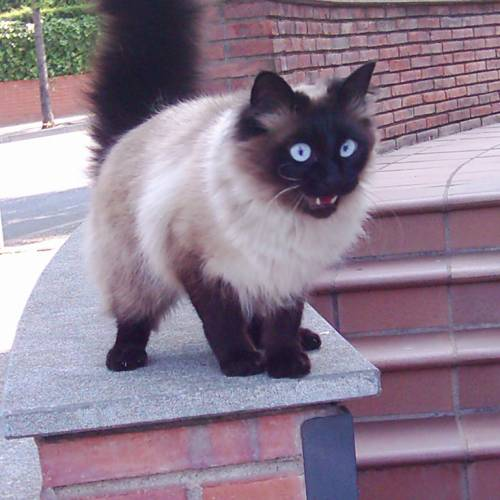
#> input picture assignment_3/Code/A/pic2.jpg, 500 x 500 px
$ python 1.py
#> lines starting #> are read from the running program, lines starting #| are printed output that depends on the picture
import cv2
import numpy as np
import math

def main():

    img = cv2.imread("pic2.jpg")
#> img is the input picture: shape (500, 500, 3); mean B, G, R 143.6, 126.4, 142.2

    #define scaling matrix for transformation
    scale = np.array([[1.01, 0, 0],
                      [0, 1.01, 0],
                      [0, 0, 1]])

    #define translation matrix for transformation
    trans = np.array([[1, 0, 30],
                      [0, 1, 30],
                      [0, 0, 1]])

    #define rotational matrix for transformation with rotation of 15 degrees
    cos = math.pow(3, 0.5)
    sin = 0.5
    rot = np.array([[cos, sin, 0],
                    [-sin, cos, 0],
                    [0, 0, 1]])
    matrix = np.dot(rot, trans)
    matrix = np.dot(scale, matrix)

    transformNN(img, matrix)
    transformBL(img, matrix)

#apply transformation and apply nearest neighbor transformation to plot the image
def transformNN(img, matrix):
    m = img.shape[0]
#> m = 500
    n = img.shape[1]
#> n = 500
    img2 = np.zeros((m, n, 3), np.uint8)
    matrix = np.linalg.inv(matrix)
    for i in range(m):
        for j in range(n):
            res = np.dot(matrix,np.array([i,j,1.0]))
            for k in range(2):
                if res[k]%1.0 < 0.5:
                    res[k] = math.floor(res[k])
                else:
                    res[k] = math.ceil(res[k])
            if res[0] >= 0 and res[0] < m and res[1] >= 0 and res[1] < n:
                img2[i, j] = img[int(res[0]), int(res[1])]
            else:
                img2[i, j] = [0,0,0]
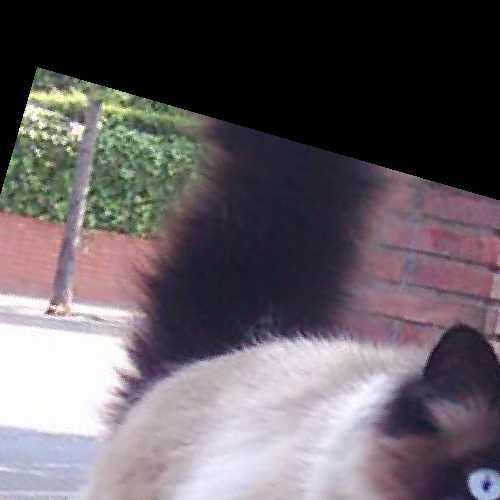
#> img2: shape (500, 500, 3); mean B, G, R 98.4, 92.4, 100
    cv2.imshow("Nearest Neighbor", img2)
    cv2.waitKey(0)


#apply transformation and apply Bilinear transformation to plot the image
def transformBL(img, matrix):
    m = img.shape[0]
#> m = 500
    n = img.shape[1]
#> n = 500
    img2 = np.zeros((m, n, 3), np.uint8)
    matrix = np.linalg.inv(matrix)
    for i in range(m):
        for j in range(n):
            res = np.dot(matrix,np.array([i,j,1.0]))
            fourpx = []
            fourpx.append(img[int(math.floor(res[0])), int(math.floor(res[1]))])
            fourpx.append(img[int(math.ceil(res[0])), int(math.floor(res[1]))])
            fourpx.append(img[int(math.floor(res[0])), int(math.ceil(res[1]))])
            fourpx.append(img[int(math.ceil(res[0])), int(math.ceil(res[1]))])
            twopx = []
            x1 = res[0]%1.0
            x2 = 1 - x1
            y1 = res[1]%1.0
            y2 = 1 - y1
            twopx.append(np.array((x1*fourpx[1] + x2*fourpx[0]),np.uint8))
            twopx.append(np.array((x1*fourpx[3] + x2*fourpx[2]),np.uint8))
            px = np.array((y1*twopx[1] + y2*twopx[0]),np.uint8)
            if res[0] >= 0 and res[0] < m and res[1] >= 0 and res[1] < n:
                img2[i, j] = px
            else:
                img2[i, j] = [0,0,0]
    cv2.imshow("Bilinear", img2)
    cv2.waitKey(0)


main()

$ run again, with assignment_3/Code/A/Bilinear_zoom.png saved as assignment_3/Code/A/pic2.jpg
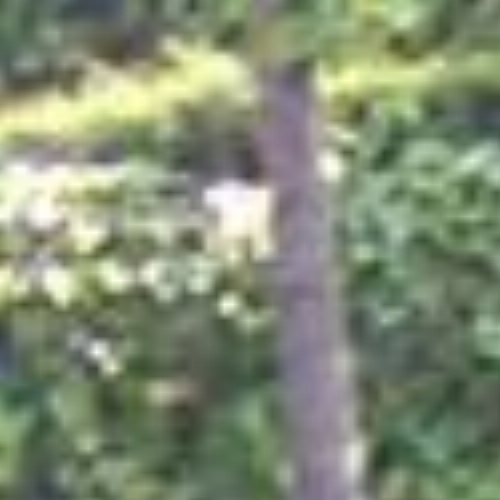
#> input picture assignment_3/Code/A/Bilinear_zoom.png, 500 x 500 px
#> in main, img is the input picture: shape (500, 500, 3); mean B, G, R 116.4, 140.4, 129.7
#> after the loop in transformNN, `for i in range(m):`:
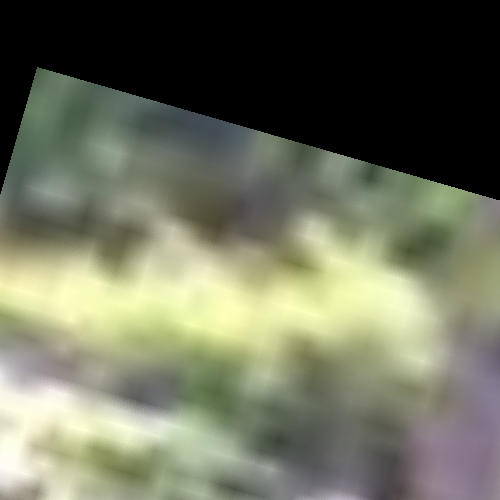
#> img2: shape (500, 500, 3); mean B, G, R 93.3, 112.8, 109.6
